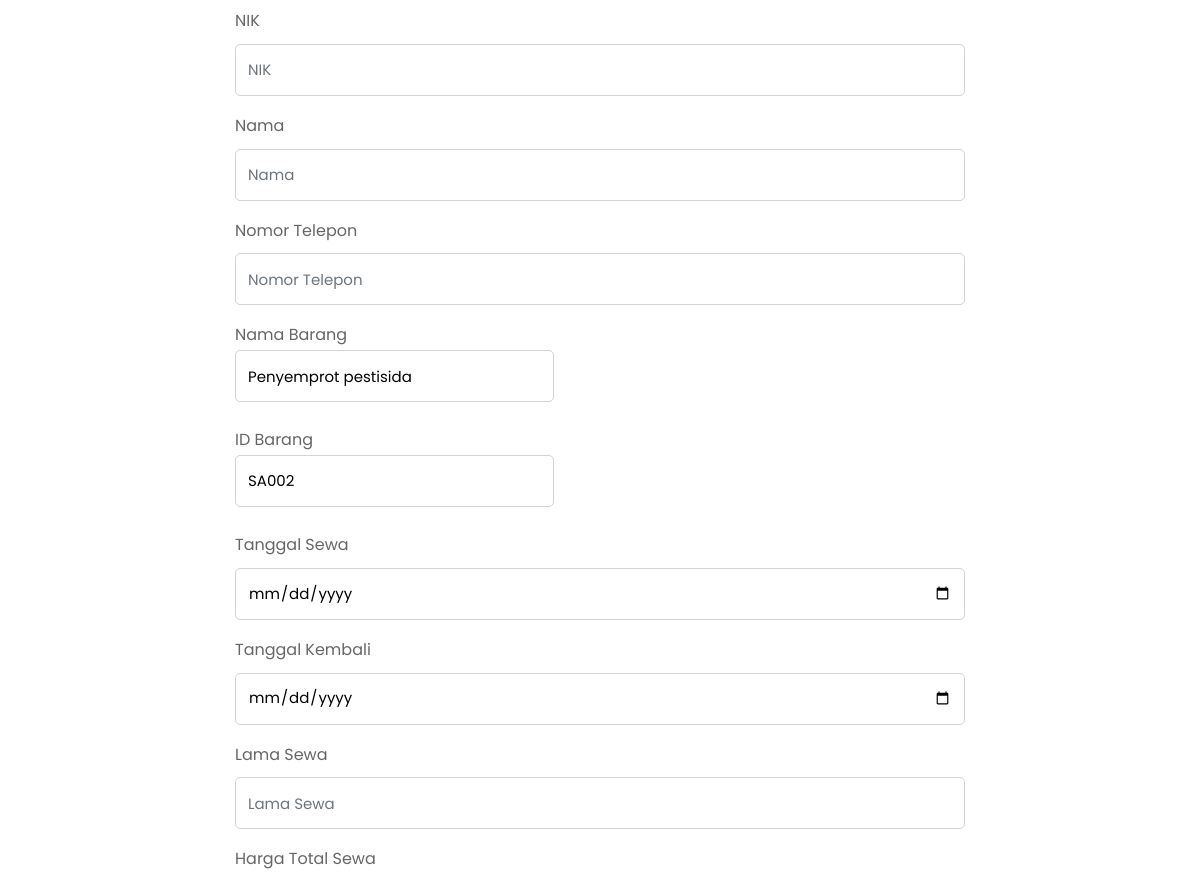
/sewaalat/formsewa.php?id=SA002 (middle part), run on an earlier commit of the app's database.
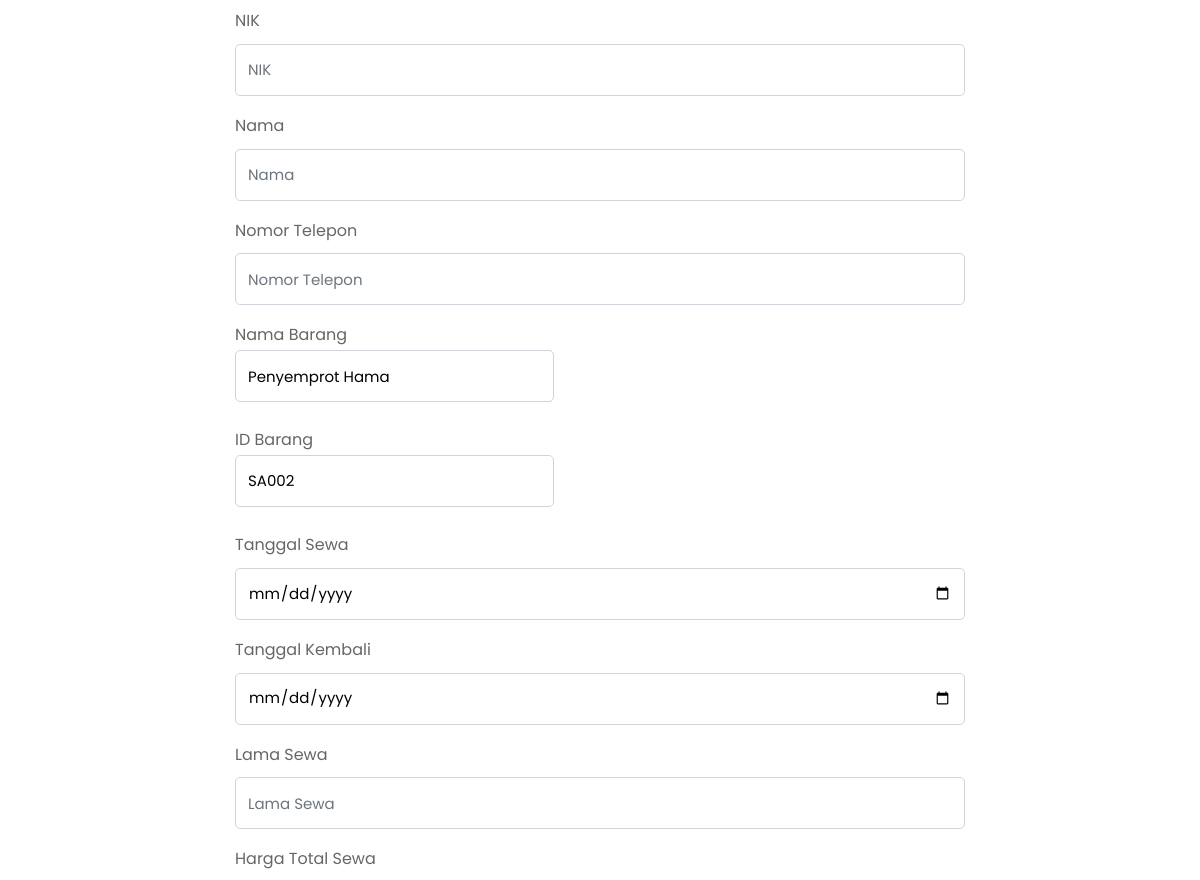
And on a later commit of the database.
### tables this page shows
CREATE TABLE `barang` (
  `id_barang` varchar(5) NOT NULL,
  `nama_barang` varchar(20) NOT NULL,
  `stok` int(11) NOT NULL,
  `tanggal_sewa` date NOT NULL
);

### sewaalat/formsewa.php (the view, shortened to what this page needs)
<?php
  require_once '../koneksi.php';
  if (isset($_GET['id'])) {
    $id = $_GET['id'];
    $result = mysqli_query($host,"SELECT * FROM barang WHERE id_barang = '$id'");
    $data = mysqli_fetch_assoc($result);
  }
?>
<!DOCTYPE html>
<html lang="en">
  <head>
    <link rel="stylesheet" href="css/open-iconic-bootstrap.min.css">
    <link rel="stylesheet" href="css/animate.css">
    <link rel="stylesheet" href="css/owl.carousel.min.css">
    <link rel="stylesheet" href="css/owl.theme.default.min.css">
    <link rel="stylesheet" href="css/magnific-popup.css">
    <link rel="stylesheet" href="css/aos.css">
    <link rel="stylesheet" href="css/ionicons.min.css">
    <link rel="stylesheet" href="css/bootstrap-datepicker.css">
    <link rel="stylesheet" href="css/jquery.timepicker.css">
    <link rel="stylesheet" href="css/flaticon.css">
    <link rel="stylesheet" href="css/icomoon.css">
    <link rel="stylesheet" href="css/style.css">
  </head>
  <body>
		<section class="ftco-section contact-section">
      <div class="container">
        <div class="row block-9 justify-content-center mb-5">
          <div class="col-md-8 mb-md-5">
            <form action="" id="form-input" method="POST">
              <div class="form-group">
                <label for="nama">NIK</label>
                        <input type="text" class="form-control" name="nik" id="nik" placeholder="NIK" required>
              </div>
              <div class="form-group">
                <label for="nama">Nama</label>
                        <input type="text" class="form-control" name="nama" id="nama" placeholder="Nama" required>
              </div>
              <div class="form-group">
                <label for="nama">Nomor Telepon</label>
                        <input type="text" class="form-control" name="no_telepon" id="no_telepon" placeholder="Nomor Telepon" required>
              </div>
              <div class="form-group">
                <label for="nama">Nama Barang
                        <input type="text" class="form-control" name="namabarang" id="namabarang" value="<?= $data['nama_barang']; ?>" readonly>
              </label>
              </div>
              <div class="form-group">
                <label for="nama">ID Barang
                        <input type="text" class="form-control" name="idbarang" id="idbarang" value="<?= $data['id_barang']; ?>" readonly>
              </label>
              </div>
              <div class="form-group">
                <label for="tempat">Tanggal Sewa</label>
                        <div class="input-group">
                            <input id="tgl_sewa" type="date" min="<?= date('Y-m-d'); ?>" max="" class="form-control" placeholder="tanggalsewa" name="tgl_sewa" required>
              </div>
              </div>
              <div class="form-group">
                <label for="tempat">Tanggal Kembali</label>
                        <div class="input-group">
                            <input id="tgl_kembali" type="date" min="" max="" class="form-control" placeholder="tanggalkembali" name="tgl_kembali" required>
               </div>
              </div>
              <div class="form-group">
                <label for="nama">Lama Sewa</label>
                        <input type="text" class="form-control" name="lamasewa" value="" id="lamasewa" placeholder="Lama Sewa" required readonly>
              </div>
              <div class="form-group">
                <label for="nama">Harga Total Sewa</label>
              </div>
            </form>
          </div>
        </div>
      </div>
    </section>
  </body>
</html>

What changed in the data, as far as the page shows it:
changed barang "SA002": namabarang "Penyemprot pestisida" → "Penyemprot Hama"
